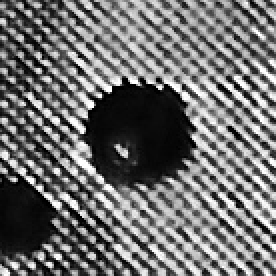
#> input picture reports/real_run/ml_dataset/T11.jpg, 138 x 138 px, found by its file name (shown 2 times larger); its folder holds only this picture in this run
$ python ml_classifier.py
#> lines starting #> are read from the running program, lines starting #| are printed output that depends on the picture; after the words box and inside, x2 and y2 are one past the last pixel; in counts of white or black regions, pixels touching at a corner belong together; long printed decimals are rounded
import os
import cv2
import numpy as np
import pandas as pd
from sklearn.ensemble import IsolationForest

def extract_features(image_path):
    """Extracts high-precision geometric and photometric features from a hole crop."""
#> called with image_path = 'reports/real_run/ml_dataset/T11.jpg'
    img = cv2.imread(image_path, cv2.IMREAD_GRAYSCALE)
#> img is the input picture: shape (138, 138); min 0, max 255, mean 110.8
    if img is None:
        return None

    # Binarize the crop to isolate the hole
    _, binary = cv2.threshold(img, 0, 255, cv2.THRESH_BINARY_INV + cv2.THRESH_OTSU)
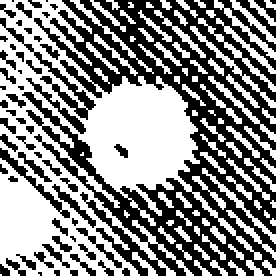
#> binary: shape (138, 138) (shown 2 times larger); 53.3% white; 60 black regions (28 under 20 px)
    contours, _ = cv2.findContours(binary, cv2.RETR_EXTERNAL, cv2.CHAIN_APPROX_SIMPLE)
#> contours = 82 contours, 51 with area under 20; largest, box (x1, y1, x2, y2) and area: (0, 0, 131, 138) 7691, (95, 13, 138, 54) 95, (107, 0, 138, 30) 81, (101, 84, 138, 122) 80, (104, 38, 138, 71) 78

    if not contours:
        return None

    # --- NEW LOGIC: FIND HOLE CLOSEST TO CENTER ---
    center_x, center_y = img.shape[1] // 2, img.shape[0] // 2
#> center_x = 69; center_y = 69
    best_cnt = None
    min_dist = float('inf')

    for cnt in contours:
        if cv2.contourArea(cnt) < 50:  # Filter out tiny dust/noise pixels
            continue

        M = cv2.moments(cnt)
        if M["m00"] == 0:
            continue

        cx = int(M["m10"] / M["m00"])
        cy = int(M["m01"] / M["m00"])

        # Calculate distance from this blob to the dead-center of the crop
        dist = np.sqrt((cx - center_x)**2 + (cy - center_y)**2)

        if dist < min_dist:
            min_dist = dist
            best_cnt = cnt
#> this loop made 82 passes
#> (cx, cy, dist, min_dist) on passes 20, 30, 47, 82: (125, 116, 73.11, 73.11), (120, 102, 60.75, 60.75), (120, 53, 53.45, 53.45), (39, 74, 30.41, 30.41)
#> cnt on passes 1, 23, 35, 48, 51: [[0, 137]], [[62, 105], [62, 107], [63, 108], [64, 107]], [[41, 76], [40, 77], [41, 77]], [[96, 38], [96, 40], [98, 40], [98, 38]], [[91, 34], [91, 35], [93, 37], [93, 34]]
#> after the loop, best_cnt = contour of 826 points, box (x1, y1, x2, y2) (0, 0, 131, 138), area 7691; min_dist = 30.41

    if best_cnt is None:
        return None
    # ----------------------------------------------

    area = cv2.contourArea(best_cnt)
#> area = 7691
    perimeter = cv2.arcLength(best_cnt, True)
#> perimeter = 1813.5

    if perimeter == 0:
        return None

    # 1. Circularity (1.0 is perfect circle. Helps find radii defects)
    circularity = 4 * np.pi * (area / (perimeter * perimeter))
#> circularity = 0.0294

    # 2. Position Offset from Center (Helps find positional drift)
    M = cv2.moments(best_cnt)
#> M = moments, m00 7691, centre m10/m00, m01/m00 = (39.64, 74.84)
    if M["m00"] == 0: return None
    cx = int(M["m10"] / M["m00"])
    cy = int(M["m01"] / M["m00"])

    expected_cx, expected_cy = img.shape[1]//2, img.shape[0]//2
#> expected_cx = 69; expected_cy = 69
    offset_dist = np.sqrt((cx - expected_cx)**2 + (cy - expected_cy)**2)
#> offset_dist = 30.41

    # 3. Mean Intensity (Is it actually a dark drilled hole?)
    mask = np.zeros_like(img)
    cv2.drawContours(mask, [best_cnt], -1, 255, -1)
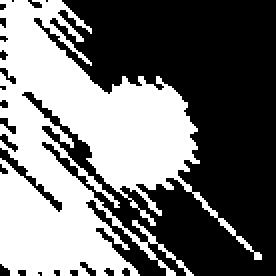
#> mask: shape (138, 138) (shown 2 times larger); 44.4% white; 1 white region, box (x1, y1, x2, y2) and area: (0, 0, 131, 138) 8448
    mean_intensity = cv2.mean(img, mask=mask)[0]
#> mean_intensity = 58.4

    return {
        "file": os.path.basename(image_path),
        "area": area,
        "circularity": circularity,
        "offset_dist": offset_dist,
        "mean_intensity": mean_intensity
    }

def train_and_classify():
    print("="*50)
    print(" AVID ML Sub-System: High-Precision Categorization")
    print("="*50)

    # Points to your newly cleaned up run folder
    dataset_dir = "reports/real_run/ml_dataset"
    if not os.path.exists(dataset_dir):
        print(f"[ERROR] Dataset not found at {dataset_dir}. Run the pipeline first!")
        return

    print("[INFO] Extracting high-precision features from crops...")
    data = []
    for filename in os.listdir(dataset_dir):
        if filename.endswith(".jpg") or filename.endswith(".png"):
            features = extract_features(os.path.join(dataset_dir, filename))
            if features:
                data.append(features)

    df = pd.DataFrame(data)
#> df = table of 1 rows and 5 columns

    # Define our ML Features
    X = df[["area", "circularity", "offset_dist", "mean_intensity"]]
#> X = table of 1 rows and 4 columns

    print("[INFO] Training Machine Learning Model (Isolation Forest)...")
    # Isolation forest learns the "perfect" hole and flags deviations
    model = IsolationForest(contamination=0.15, random_state=42)
    df['ml_anomaly_score'] = model.fit_predict(X)

    # --- NEW SUB-CLASS CLASSIFIER LOGIC ---
    def classify_defect_type(row):
        if row['ml_anomaly_score'] == -1:
            if row['mean_intensity'] > 45:
                return 'BRIGHT_OBSTRUCTION'       # U6-type
            elif row['circularity'] < 0.08:
                return 'BURR_OR_TEAROUT'          # T11,T12,T6,T18-type
            else:
                return 'SURFACE_ANOMALY_ML_ONLY'  # T3-type
        return 'NOMINAL_AEROSPACE_GRADE'

    df['ml_category'] = df.apply(classify_defect_type, axis=1)
    # --------------------------------------

    # Save the intelligent report directly into your reports folder
    output_path = "reports/ml_classification_report.csv"
    df.to_csv(output_path, index=False)

    print("\n--- ML Categorization Results ---")
    # Updated the print statement to show intensity as well, since it's a key metric now
    print(df[['file', 'ml_category', 'circularity', 'mean_intensity']].head(15))
#|       file              ml_category  circularity  mean_intensity
#| 0  T11.jpg  NOMINAL_AEROSPACE_GRADE     0.02939        58.400
    print(f"\n[SUCCESS] Analyzed {len(df)} holes. Full intel saved to '{output_path}'")
#| [SUCCESS] Analyzed 1 holes. Full intel saved to 'reports/ml_classification_report.csv'

    # --- NEW: LAUNCH DASHBOARD AUTOMATICALLY ---
    print("\n[INFO] Booting up AVID Intelligence Dashboard...")
    import subprocess
    subprocess.Popen(["python", "avid_dashboard.py"])
    # -------------------------------------------

if __name__ == "__main__":
    train_and_classify()

$ run again, on reports/real_run/ml_dataset/T16.jpg
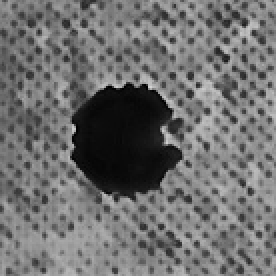
#> input picture reports/real_run/ml_dataset/T16.jpg, 138 x 138 px, found by its file name (shown 2 times larger)
#> in extract_features, img is the input picture: shape (138, 138); min 0, max 211, mean 111
#> in extract_features, `_, binary = cv2.threshold(img, 0, 255, cv2.THRESH_BINARY_INV + cv2.THR..`:
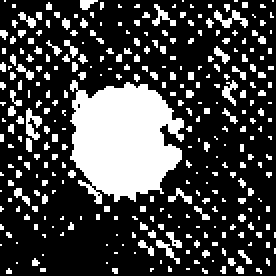
#> binary: shape (138, 138) (shown 2 times larger); 25.9% white; 309 white regions (289 under 20 px)
#> contours = 309 contours, 301 with area under 20; largest, box (x1, y1, x2, y2) and area: (35, 40, 92, 102) 2382, (13, 54, 21, 70) 44, (107, 5, 124, 14) 40, (111, 40, 119, 53) 27, (76, 2, 88, 13) 27, (78, 120, 90, 132) 24, (84, 94, 96, 102) 20, (107, 23, 115, 32) 20
#> the loop in extract_features, `for cnt in contours:` made 309 passes
#> (cx, cy, dist, min_dist) on pass 192: (61, 69, 8, 8)
#> after the loop in extract_features, `for cnt in contours:`: best_cnt = contour of 173 points, box (x1, y1, x2, y2) (35, 40, 92, 102), area 2382; min_dist = 8
#> area = 2382.5
#> perimeter = 321.5
#> circularity = 0.29
#> M = moments, m00 2382.5, centre m10/m00, m01/m00 = (61.19, 69.59)
#> offset_dist = 8
#> in extract_features, `cv2.drawContours(mask, [best_cnt], -1, 255, -1)`:
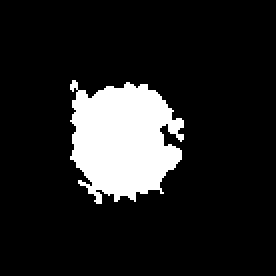
#> mask: shape (138, 138) (shown 2 times larger); 13.2% white; 1 white region, box (x1, y1, x2, y2) and area: (35, 40, 92, 102) 2520
#> mean_intensity = 20.4
#> df = table of 1 rows and 5 columns
#> X = table of 1 rows and 4 columns
#|       file              ml_category  circularity  mean_intensity
#| 0  T16.jpg  NOMINAL_AEROSPACE_GRADE     0.2897       20.397
#| [SUCCESS] Analyzed 1 holes. Full intel saved to 'reports/ml_classification_report.csv'

$ run again, on reports/real_run/ml_dataset/T17.jpg
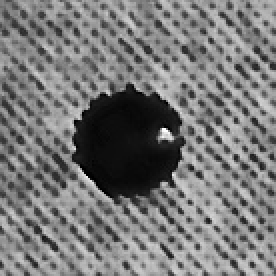
#> input picture reports/real_run/ml_dataset/T17.jpg, 138 x 138 px, found by its file name (shown 2 times larger)
#> in extract_features, img is the input picture: shape (138, 138); min 0, max 255, mean 119.9
#> in extract_features, `_, binary = cv2.threshold(img, 0, 255, cv2.THRESH_BINARY_INV + cv2.THR..`:
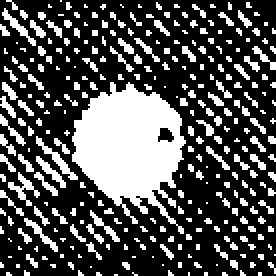
#> binary: shape (138, 138) (shown 2 times larger); 31.3% white; 306 white regions (258 under 20 px)
#> contours = 306 contours, 290 with area under 20; largest, box (x1, y1, x2, y2) and area: (36, 41, 93, 117) 2424, (18, 68, 39, 90) 62, (4, 86, 20, 103) 54, (1, 4, 18, 23) 48, (18, 78, 33, 94) 46
#> the loop in extract_features, `for cnt in contours:` made 306 passes
#> (cx, cy, dist, min_dist) on passes 119, 142, 189: (11, 93, 62.77, 62.77), (28, 79, 42.2, 42.2), (64, 72, 5.83, 5.83)
#> after the loop in extract_features, `for cnt in contours:`: best_cnt = contour of 203 points, box (x1, y1, x2, y2) (36, 41, 93, 117), area 2424; min_dist = 5.83
#> area = 2423.5
#> perimeter = 364.6
#> circularity = 0.229
#> M = moments, m00 2423.5, centre m10/m00, m01/m00 = (64.29, 72.34)
#> offset_dist = 5.83
#> in extract_features, `cv2.drawContours(mask, [best_cnt], -1, 255, -1)`:
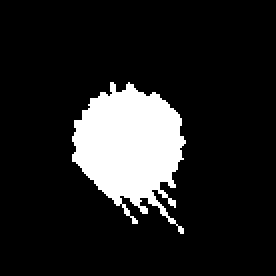
#> mask: shape (138, 138) (shown 2 times larger); 13.5% white; 1 white region, box (x1, y1, x2, y2) and area: (36, 41, 93, 117) 2578
#> mean_intensity = 24.21
#> df = table of 1 rows and 5 columns
#> X = table of 1 rows and 4 columns
#|       file              ml_category  circularity  mean_intensity
#| 0  T17.jpg  NOMINAL_AEROSPACE_GRADE     0.2291       24.209
#| [SUCCESS] Analyzed 1 holes. Full intel saved to 'reports/ml_classification_report.csv'

$ run again, on reports/real_run/ml_dataset/T18.jpg
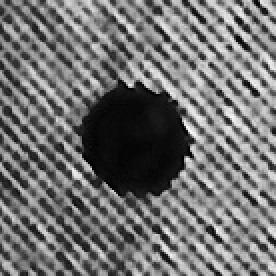
#> input picture reports/real_run/ml_dataset/T18.jpg, 138 x 138 px, found by its file name (shown 2 times larger)
#> in extract_features, img is the input picture: shape (138, 138); min 0, max 255, mean 112.6
#> in extract_features, `_, binary = cv2.threshold(img, 0, 255, cv2.THRESH_BINARY_INV + cv2.THR..`:
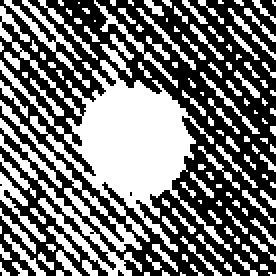
#> binary: shape (138, 138) (shown 2 times larger); 45.3% white; 134 white regions (71 under 20 px)
#> contours = 134 contours, 94 with area under 20; largest, box (x1, y1, x2, y2) and area: (0, 3, 116, 126) 3182, (0, 67, 71, 138) 392, (0, 50, 71, 126) 338, (2, 0, 45, 44) 195, (0, 86, 23, 121) 131
#> the loop in extract_features, `for cnt in contours:` made 134 passes
#> (cx, cy, dist, min_dist) on passes 25, 27, 62, 70, 119: (12, 127, 81.32, 81.32), (31, 120, 63.6, 63.6), (36, 110, 52.63, 52.63), (38, 95, 40.46, 40.46), (61, 69, 8, 8)
#> after the loop in extract_features, `for cnt in contours:`: best_cnt = contour of 580 points, box (x1, y1, x2, y2) (0, 3, 116, 126), area 3182; min_dist = 8
#> area = 3182
#> perimeter = 1116.3
#> circularity = 0.0321
#> M = moments, m00 3182, centre m10/m00, m01/m00 = (62, 69.37)
#> offset_dist = 8
#> in extract_features, `cv2.drawContours(mask, [best_cnt], -1, 255, -1)`:
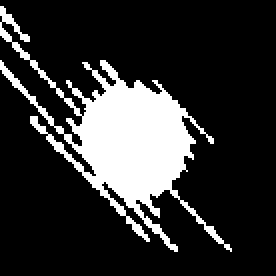
#> mask: shape (138, 138) (shown 2 times larger); 19.1% white; 1 white region, box (x1, y1, x2, y2) and area: (0, 3, 116, 126) 3643
#> mean_intensity = 31.89
#> df = table of 1 rows and 5 columns
#> X = table of 1 rows and 4 columns
#|       file              ml_category  circularity  mean_intensity
#| 0  T18.jpg  NOMINAL_AEROSPACE_GRADE     0.03209       31.889
#| [SUCCESS] Analyzed 1 holes. Full intel saved to 'reports/ml_classification_report.csv'

$ run again, on reports/real_run/ml_dataset/T12.jpg
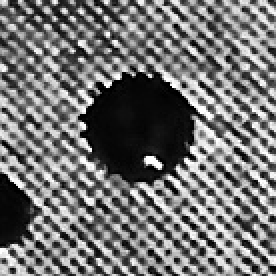
#> input picture reports/real_run/ml_dataset/T12.jpg, 138 x 138 px, found by its file name (shown 2 times larger)
#> in extract_features, img is the input picture: shape (138, 138); min 0, max 255, mean 114.6
#> in extract_features, `_, binary = cv2.threshold(img, 0, 255, cv2.THRESH_BINARY_INV + cv2.THR..`:
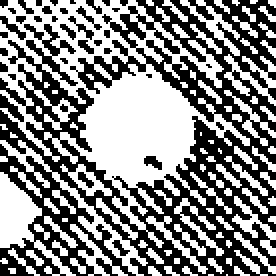
#> binary: shape (138, 138) (shown 2 times larger); 53% white; 37 black regions (25 under 20 px)
#> contours = 92 contours, 61 with area under 20; largest, box (x1, y1, x2, y2) and area: (0, 0, 125, 124) 5984, (0, 86, 38, 138) 524, (0, 70, 74, 138) 394, (112, 27, 138, 53) 163, (30, 82, 56, 98) 136
#> the loop in extract_features, `for cnt in contours:` made 92 passes
#> (cx, cy, dist, min_dist) on passes 21, 24, 29, 32, 33, 48, 92: (126, 125, 79.91, 79.91), (46, 126, 61.47, 61.47), (87, 120, 54.08, 54.08), (98, 112, 51.87, 51.87), (57, 108, 40.8, 40.8), (43, 89, 32.8, 32.8), (55, 44, 28.65, 28.65)
#> after the loop in extract_features, `for cnt in contours:`: best_cnt = contour of 863 points, box (x1, y1, x2, y2) (0, 0, 125, 124), area 5984; min_dist = 28.65
#> area = 5984
#> perimeter = 1616
#> circularity = 0.0288
#> M = moments, m00 5984, centre m10/m00, m01/m00 = (55.64, 44.31)
#> offset_dist = 28.65
#> in extract_features, `cv2.drawContours(mask, [best_cnt], -1, 255, -1)`:
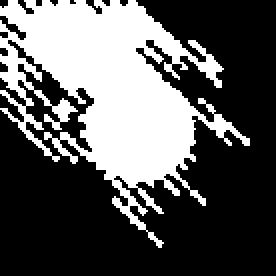
#> mask: shape (138, 138) (shown 2 times larger); 35% white; 1 white region, box (x1, y1, x2, y2) and area: (0, 0, 125, 124) 6670
#> mean_intensity = 65.58
#> df = table of 1 rows and 5 columns
#> X = table of 1 rows and 4 columns
#|       file              ml_category  circularity  mean_intensity
#| 0  T12.jpg  NOMINAL_AEROSPACE_GRADE     0.02879       65.576
#| [SUCCESS] Analyzed 1 holes. Full intel saved to 'reports/ml_classification_report.csv'
